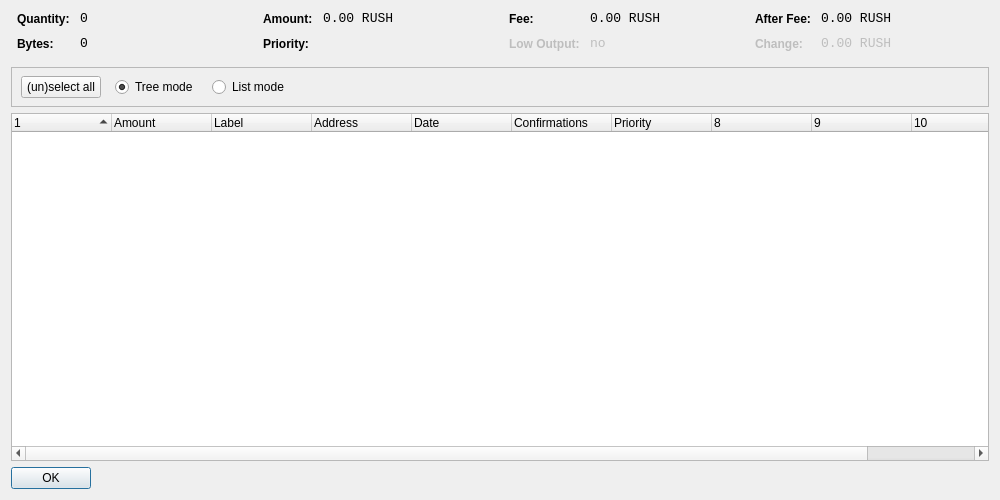
<?xml version="1.0" encoding="UTF-8"?>
<ui version="4.0">
 <class>CoinControlDialog</class>
 <widget class="QDialog" name="CoinControlDialog">
  <property name="geometry">
   <rect>
    <x>0</x>
    <y>0</y>
    <width>1000</width>
    <height>500</height>
   </rect>
  </property>
  <property name="windowTitle">
   <string>Coin Control</string>
  </property>
  <layout class="QVBoxLayout" name="verticalLayout">
   <item>
    <layout class="QHBoxLayout" name="horizontalLayoutTop" stretch="0,0,0,0">
     <property name="topMargin">
      <number>0</number>
     </property>
     <property name="bottomMargin">
      <number>10</number>
     </property>
     <item>
      <layout class="QFormLayout" name="formLayoutCoinControl1">
       <property name="horizontalSpacing">
        <number>10</number>
       </property>
       <property name="verticalSpacing">
        <number>10</number>
       </property>
       <property name="leftMargin">
        <number>6</number>
       </property>
       <property name="rightMargin">
        <number>6</number>
       </property>
       <item row="0" column="0">
        <widget class="QLabel" name="labelCoinControlQuantityText">
         <property name="styleSheet">
          <string notr="true">font-weight:bold;</string>
         </property>
         <property name="text">
          <string>Quantity:</string>
         </property>
        </widget>
       </item>
       <item row="0" column="1">
        <widget class="QLabel" name="labelCoinControlQuantity">
         <property name="font">
          <font>
           <family>Monospace</family>
           <pointsize>10</pointsize>
          </font>
         </property>
         <property name="cursor">
          <cursorShape>IBeamCursor</cursorShape>
         </property>
         <property name="contextMenuPolicy">
          <enum>Qt::ActionsContextMenu</enum>
         </property>
         <property name="text">
          <string notr="true">0</string>
         </property>
         <property name="textInteractionFlags">
          <set>Qt::LinksAccessibleByMouse|Qt::TextSelectableByKeyboard|Qt::TextSelectableByMouse</set>
         </property>
        </widget>
       </item>
       <item row="1" column="0">
        <widget class="QLabel" name="labelCoinControlBytesText">
         <property name="styleSheet">
          <string notr="true">font-weight:bold;</string>
         </property>
         <property name="text">
          <string>Bytes:</string>
         </property>
        </widget>
       </item>
       <item row="1" column="1">
        <widget class="QLabel" name="labelCoinControlBytes">
         <property name="font">
          <font>
           <family>Monospace</family>
           <pointsize>10</pointsize>
          </font>
         </property>
         <property name="cursor">
          <cursorShape>IBeamCursor</cursorShape>
         </property>
         <property name="contextMenuPolicy">
          <enum>Qt::ActionsContextMenu</enum>
         </property>
         <property name="text">
          <string notr="true">0</string>
         </property>
         <property name="textInteractionFlags">
          <set>Qt::LinksAccessibleByMouse|Qt::TextSelectableByKeyboard|Qt::TextSelectableByMouse</set>
         </property>
        </widget>
       </item>
      </layout>
     </item>
     <item>
      <layout class="QFormLayout" name="formLayoutCoinControl2">
       <property name="horizontalSpacing">
        <number>10</number>
       </property>
       <property name="verticalSpacing">
        <number>10</number>
       </property>
       <property name="leftMargin">
        <number>6</number>
       </property>
       <property name="rightMargin">
        <number>6</number>
       </property>
       <item row="0" column="0">
        <widget class="QLabel" name="labelCoinControlAmountText">
         <property name="styleSheet">
          <string notr="true">font-weight:bold;</string>
         </property>
         <property name="text">
          <string>Amount:</string>
         </property>
        </widget>
       </item>
       <item row="0" column="1">
        <widget class="QLabel" name="labelCoinControlAmount">
         <property name="font">
          <font>
           <family>Monospace</family>
           <pointsize>10</pointsize>
          </font>
         </property>
         <property name="cursor">
          <cursorShape>IBeamCursor</cursorShape>
         </property>
         <property name="contextMenuPolicy">
          <enum>Qt::ActionsContextMenu</enum>
         </property>
         <property name="text">
          <string notr="true">0.00 RUSH</string>
         </property>
         <property name="textInteractionFlags">
          <set>Qt::LinksAccessibleByMouse|Qt::TextSelectableByKeyboard|Qt::TextSelectableByMouse</set>
         </property>
        </widget>
       </item>
       <item row="1" column="0">
        <widget class="QLabel" name="labelCoinControlPriorityText">
         <property name="styleSheet">
          <string notr="true">font-weight:bold;</string>
         </property>
         <property name="text">
          <string>Priority:</string>
         </property>
        </widget>
       </item>
       <item row="1" column="1">
        <widget class="QLabel" name="labelCoinControlPriority">
         <property name="font">
          <font>
           <family>Monospace</family>
           <pointsize>10</pointsize>
          </font>
         </property>
         <property name="cursor">
          <cursorShape>IBeamCursor</cursorShape>
         </property>
         <property name="contextMenuPolicy">
          <enum>Qt::ActionsContextMenu</enum>
         </property>
         <property name="text">
          <string/>
         </property>
         <property name="textInteractionFlags">
          <set>Qt::LinksAccessibleByMouse|Qt::TextSelectableByKeyboard|Qt::TextSelectableByMouse</set>
         </property>
        </widget>
       </item>
      </layout>
     </item>
     <item>
      <layout class="QFormLayout" name="formLayoutCoinControl3">
       <property name="horizontalSpacing">
        <number>10</number>
       </property>
       <property name="verticalSpacing">
        <number>10</number>
       </property>
       <property name="leftMargin">
        <number>6</number>
       </property>
       <property name="rightMargin">
        <number>6</number>
       </property>
       <item row="0" column="0">
        <widget class="QLabel" name="labelCoinControlFeeText">
         <property name="styleSheet">
          <string notr="true">font-weight:bold;</string>
         </property>
         <property name="text">
          <string>Fee:</string>
         </property>
        </widget>
       </item>
       <item row="0" column="1">
        <widget class="QLabel" name="labelCoinControlFee">
         <property name="font">
          <font>
           <family>Monospace</family>
           <pointsize>10</pointsize>
          </font>
         </property>
         <property name="cursor">
          <cursorShape>IBeamCursor</cursorShape>
         </property>
         <property name="contextMenuPolicy">
          <enum>Qt::ActionsContextMenu</enum>
         </property>
         <property name="text">
          <string notr="true">0.00 RUSH</string>
         </property>
         <property name="textInteractionFlags">
          <set>Qt::LinksAccessibleByMouse|Qt::TextSelectableByKeyboard|Qt::TextSelectableByMouse</set>
         </property>
        </widget>
       </item>
       <item row="1" column="0">
        <widget class="QLabel" name="labelCoinControlLowOutputText">
         <property name="enabled">
          <bool>false</bool>
         </property>
         <property name="styleSheet">
          <string notr="true">font-weight:bold;</string>
         </property>
         <property name="text">
          <string>Low Output:</string>
         </property>
        </widget>
       </item>
       <item row="1" column="1">
        <widget class="QLabel" name="labelCoinControlLowOutput">
         <property name="enabled">
          <bool>false</bool>
         </property>
         <property name="font">
          <font>
           <family>Monospace</family>
           <pointsize>10</pointsize>
          </font>
         </property>
         <property name="cursor">
          <cursorShape>IBeamCursor</cursorShape>
         </property>
         <property name="contextMenuPolicy">
          <enum>Qt::ActionsContextMenu</enum>
         </property>
         <property name="text">
          <string notr="true">no</string>
         </property>
         <property name="textInteractionFlags">
          <set>Qt::LinksAccessibleByMouse|Qt::TextSelectableByKeyboard|Qt::TextSelectableByMouse</set>
         </property>
        </widget>
       </item>
      </layout>
     </item>
     <item>
      <layout class="QFormLayout" name="formLayoutCoinControl4">
       <property name="horizontalSpacing">
        <number>10</number>
       </property>
       <property name="verticalSpacing">
        <number>10</number>
       </property>
       <property name="leftMargin">
        <number>6</number>
       </property>
       <property name="rightMargin">
        <number>6</number>
       </property>
       <item row="0" column="0">
        <widget class="QLabel" name="labelCoinControlAfterFeeText">
         <property name="styleSheet">
          <string notr="true">font-weight:bold;</string>
         </property>
         <property name="text">
          <string>After Fee:</string>
         </property>
        </widget>
       </item>
       <item row="0" column="1">
        <widget class="QLabel" name="labelCoinControlAfterFee">
         <property name="font">
          <font>
           <family>Monospace</family>
           <pointsize>10</pointsize>
          </font>
         </property>
         <property name="cursor">
          <cursorShape>IBeamCursor</cursorShape>
         </property>
         <property name="contextMenuPolicy">
          <enum>Qt::ActionsContextMenu</enum>
         </property>
         <property name="text">
          <string notr="true">0.00 RUSH</string>
         </property>
         <property name="textInteractionFlags">
          <set>Qt::LinksAccessibleByMouse|Qt::TextSelectableByKeyboard|Qt::TextSelectableByMouse</set>
         </property>
        </widget>
       </item>
       <item row="1" column="0">
        <widget class="QLabel" name="labelCoinControlChangeText">
         <property name="enabled">
          <bool>false</bool>
         </property>
         <property name="styleSheet">
          <string notr="true">font-weight:bold;</string>
         </property>
         <property name="text">
          <string>Change:</string>
         </property>
        </widget>
       </item>
       <item row="1" column="1">
        <widget class="QLabel" name="labelCoinControlChange">
         <property name="enabled">
          <bool>false</bool>
         </property>
         <property name="font">
          <font>
           <family>Monospace</family>
           <pointsize>10</pointsize>
          </font>
         </property>
         <property name="cursor">
          <cursorShape>IBeamCursor</cursorShape>
         </property>
         <property name="contextMenuPolicy">
          <enum>Qt::ActionsContextMenu</enum>
         </property>
         <property name="text">
          <string notr="true">0.00 RUSH</string>
         </property>
         <property name="textInteractionFlags">
          <set>Qt::LinksAccessibleByMouse|Qt::TextSelectableByKeyboard|Qt::TextSelectableByMouse</set>
         </property>
        </widget>
       </item>
      </layout>
     </item>
    </layout>
   </item>
   <item>
    <widget class="QFrame" name="frame">
     <property name="minimumSize">
      <size>
       <width>0</width>
       <height>40</height>
      </size>
     </property>
     <property name="frameShape">
      <enum>QFrame::StyledPanel</enum>
     </property>
     <property name="frameShadow">
      <enum>QFrame::Sunken</enum>
     </property>
     <widget class="QWidget" name="horizontalLayoutWidget">
      <property name="geometry">
       <rect>
        <x>10</x>
        <y>0</y>
        <width>781</width>
        <height>41</height>
       </rect>
      </property>
      <layout class="QHBoxLayout" name="horizontalLayoutPanel" stretch="0,0,0,0,0">
       <property name="spacing">
        <number>14</number>
       </property>
       <item>
        <widget class="QPushButton" name="pushButtonSelectAll">
         <property name="sizePolicy">
          <sizepolicy hsizetype="Maximum" vsizetype="Fixed">
           <horstretch>0</horstretch>
           <verstretch>0</verstretch>
          </sizepolicy>
         </property>
         <property name="text">
          <string>(un)select all</string>
         </property>
        </widget>
       </item>
       <item>
        <widget class="QRadioButton" name="radioTreeMode">
         <property name="sizePolicy">
          <sizepolicy hsizetype="Maximum" vsizetype="Fixed">
           <horstretch>0</horstretch>
           <verstretch>0</verstretch>
          </sizepolicy>
         </property>
         <property name="text">
          <string>Tree mode</string>
         </property>
         <property name="checked">
          <bool>true</bool>
         </property>
        </widget>
       </item>
       <item>
        <widget class="QRadioButton" name="radioListMode">
         <property name="sizePolicy">
          <sizepolicy hsizetype="Maximum" vsizetype="Fixed">
           <horstretch>0</horstretch>
           <verstretch>0</verstretch>
          </sizepolicy>
         </property>
         <property name="text">
          <string>List mode</string>
         </property>
        </widget>
       </item>
       <item>
        <spacer name="horizontalSpacer">
         <property name="orientation">
          <enum>Qt::Horizontal</enum>
         </property>
         <property name="sizeHint" stdset="0">
          <size>
           <width>40</width>
           <height>20</height>
          </size>
         </property>
        </spacer>
       </item>
      </layout>
     </widget>
    </widget>
   </item>
   <item>
    <widget class="CoinControlTreeWidget" name="treeWidget">
     <property name="contextMenuPolicy">
      <enum>Qt::CustomContextMenu</enum>
     </property>
     <property name="sortingEnabled">
      <bool>false</bool>
     </property>
     <property name="columnCount">
      <number>11</number>
     </property>
     <attribute name="headerShowSortIndicator" stdset="0">
      <bool>true</bool>
     </attribute>
     <attribute name="headerStretchLastSection">
      <bool>false</bool>
     </attribute>
     <column>
      <property name="text">
       <string/>
      </property>
     </column>
     <column>
      <property name="text">
       <string>Amount</string>
      </property>
     </column>
     <column>
      <property name="text">
       <string>Label</string>
      </property>
     </column>
     <column>
      <property name="text">
       <string>Address</string>
      </property>
     </column>
     <column>
      <property name="text">
       <string>Date</string>
      </property>
     </column>
     <column>
      <property name="text">
       <string>Confirmations</string>
      </property>
      <property name="toolTip">
       <string>Confirmed</string>
      </property>
     </column>
     <column>
      <property name="text">
       <string>Priority</string>
      </property>
     </column>
     <column>
      <property name="text">
       <string/>
      </property>
     </column>
     <column>
      <property name="text">
       <string/>
      </property>
     </column>
     <column>
      <property name="text">
       <string/>
      </property>
     </column>
     <column>
      <property name="text">
       <string/>
      </property>
     </column>
    </widget>
   </item>
   <item>
    <widget class="QDialogButtonBox" name="buttonBox">
     <property name="sizePolicy">
      <sizepolicy hsizetype="Maximum" vsizetype="Fixed">
       <horstretch>0</horstretch>
       <verstretch>0</verstretch>
      </sizepolicy>
     </property>
     <property name="orientation">
      <enum>Qt::Horizontal</enum>
     </property>
     <property name="standardButtons">
      <set>QDialogButtonBox::Ok</set>
     </property>
    </widget>
   </item>
  </layout>
 </widget>
 <customwidgets>
  <customwidget>
   <class>CoinControlTreeWidget</class>
   <extends>QTreeWidget</extends>
   <header>coincontroltreewidget.h</header>
  </customwidget>
 </customwidgets>
 <resources/>
 <connections/>
</ui>
